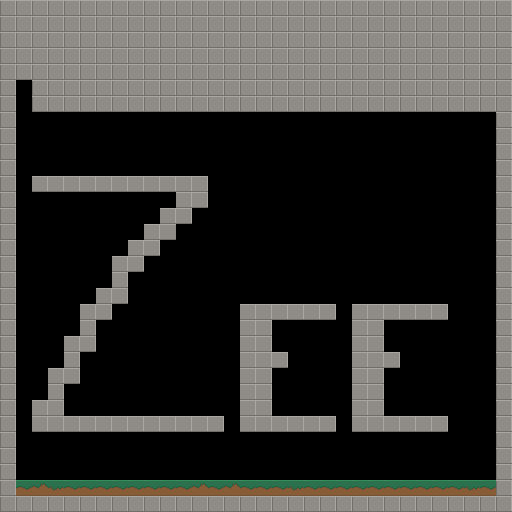

A level layout from a 2D game, rendered from its tile map. Below: a short description, then the map file with tile-grid data replaced by summaries:
An orthogonal 32x32 tile map with 16x16 px tiles, 1 tile layer (Tile Layer 1).

<map version="1.0" orientation="orthogonal" renderorder="right-down" width="32" height="32" tilewidth="16" tileheight="16" nextobjectid="1">
 <tileset firstgid="1" name="Boxter Enviroment" tilewidth="16" tileheight="16" tilecount="48" columns="8">
  <image source="BoxterEnviroment.png" width="128" height="96" />
 </tileset>
 <layer name="Tile Layer 1" width="32" height="32">
  <data>[1024 cells, 429 non-empty, 7 distinct tile ids]</data>
 </layer>
</map>